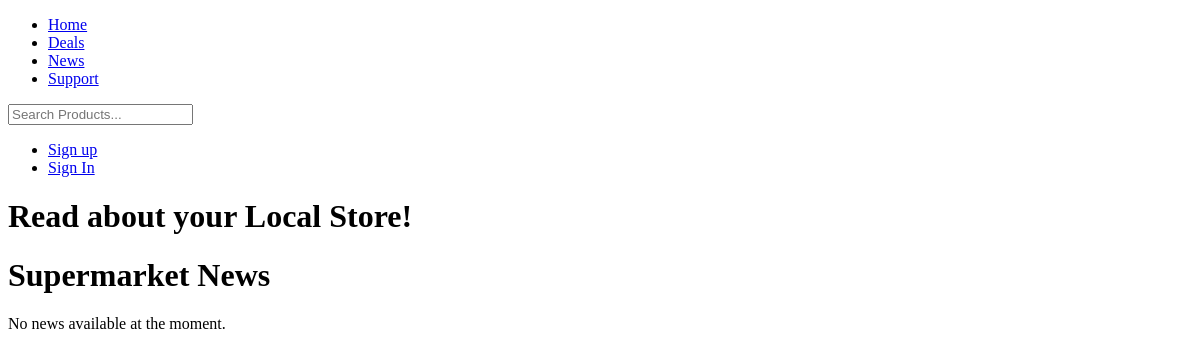
Before: /products/news/ with the older database file.
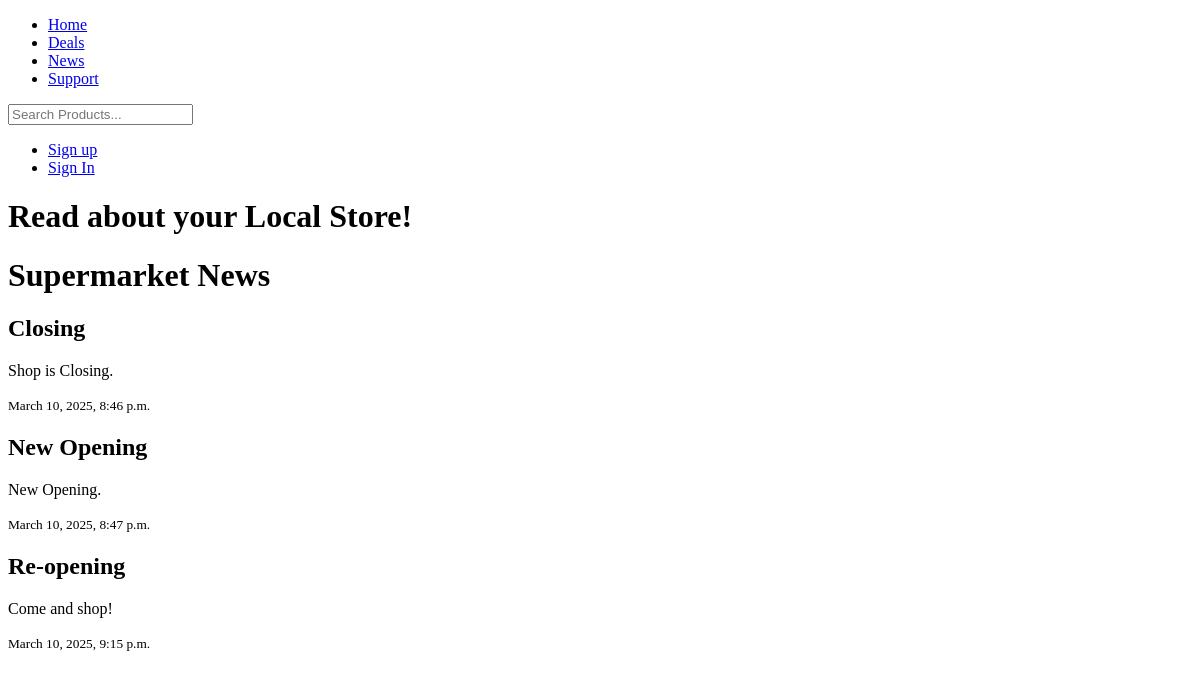
After: the same page with the newer database file.
### products/models.py (models this page shows, shortened)
class News(models.Model):
    news_title=models.CharField(max_length=100)
    news_date=models.DateTimeField(default=timezone.now)
    news_body=models.TextField(default="")

### products/views.py (the view)
# urls.py: path('news/', views.all_news, name='news'),
def all_news(request):
    news_list = News.objects.all().order_by('news_date')
    is_admin = request.user.groups.filter(name="Admin").exists()
    return render(request, 'news.html', {'news_list': news_list, 'is_admin': is_admin})

### products/templates/news.html (shortened to what this page needs)
<!DOCTYPE html>
<html lang="en">
{% load static %}
<head>
</head>
<body>
<nav>
        <ul>
            <li><a class="active" href="{% url 'home' %}">Home</a></li>
            <li><a class="active" href="{% url 'products:deals' %}">Deals</a></li>
            <li><a class="active" href="{% url 'products:news' %}">News</a></li>
            <li><a class="active" href="{% url 'products:support' %}">Support</a></li>
        </ul>
    <form method="get" action="{% url 'products:product_search' %}">
            <input class="form-control me-2" type="search" placeholder="Search Products..." name="q" value="{{ query }}">
          </form>
            {% if user.is_authenticated %}
<ul>
    {% if is_admin or is_employees %}
    <li><a class="button" href="{% url 'products:new-news' %}">Create New News</a></li>
    {% endif %}
    <li><a class="active" href="{% url 'users:account' %}">Account</a></li>
</ul>
    <form class="logout" action="{% url 'users:logout' %}" method="post">
            {% csrf_token %}
    <button type="submit">Log out</button>
          </form>
    {% else %}
<ul>
    <li><a class="button" href="{% url 'users:register' %}">Sign up</a></li>
    <li><a class="button" href="{% url 'users:login' %}">Sign In</a></li>
    {% endif %}
    </ul>
    </nav>
<div class="banner">
        <h1>Read about your Local Store!</h1>
    </div>
<h1>Supermarket News</h1>
<div class="news-container">
            {% for news in news_list %}
    <div class="news-box">
        <h2>{{ news.news_title }}</h2>
        <p>{{ news.news_body }}</p>
        <small>{{ news.news_date }}</small>
    </div>
{% empty %}
    <p>No news available at the moment.</p>
{% endfor %}
</div>
</body>
</html>

Changed rows visible on the page:
added News: news_title "Closing", news_body "Shop is Closing.", news_date "March 10, 2025, 8:46 p.m."
added News: news_title "New Opening", news_body "New Opening.", news_date "March 10, 2025, 8:47 p.m."
added News: news_title "Re-opening", news_body "Come and shop!", news_date "March 10, 2025, 9:15 p.m."
Other visible differences:
text no longer shown: "No news available at the moment."
